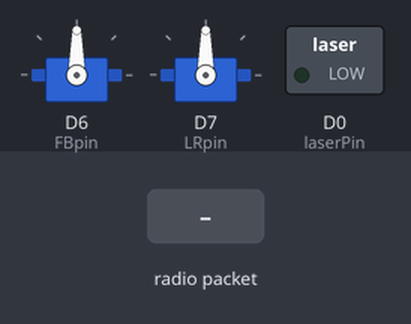
The sketch below on a simulated ESP8266 (NodeMCU). On the bench: 2 × servo, switched loads named in the sketch (green lamp = pin HIGH). The inputs (shaded band) are chosen by the test bench. No radio packets arrive unless stated.

Above: at 1.2 s.
1.3 s: radio packet "," arrives
At 2.0 s:
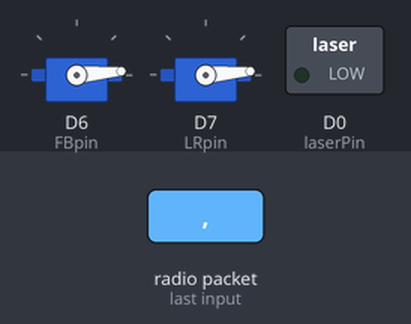
2.8 s: radio packet "90" arrives
At 3.1 s:
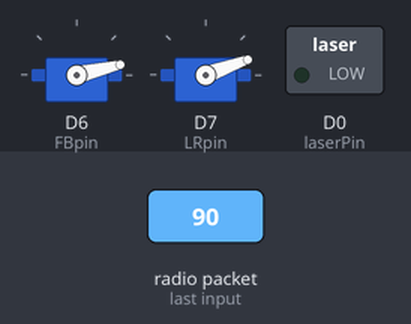
4.3 s: radio packet "200" arrives
At 5.5 s:
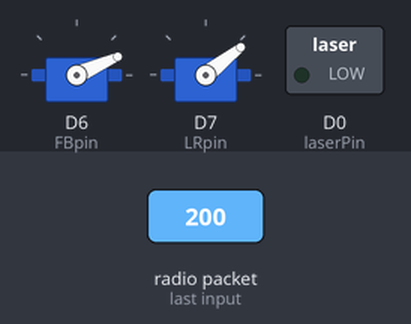
Timing chart, 0 to 7.3 s (numbered marks = the images above; inputs shaded):
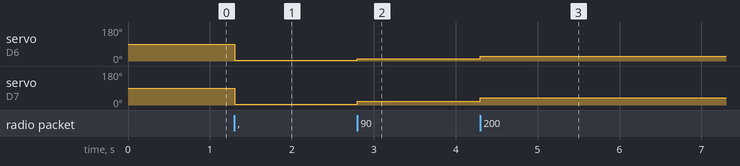

The sketch:

Listing15-6.ino
```cpp
/*******************************************************************************
 * Sketch name: Receive signal with joystick positions to control servo motors and laser
 * Description: Receive numbers as text with RH_ASK library
 * Created on:  October 2020
 * Author:      Neil Cameron
 * Book:        Electronics Projects with the ESP8266 and ESP32
 * Chapter :    15 - Radio Frequency Communication
 ******************************************************************************/

#include <RH_ASK.h>          // include the RH_ASK library
#include <SPI.h>            // SPI library required to compile
#include <Servo.h>          // include servo library
RH_ASK rf (2000, D2, D1, 0);        // associate rf with RH_ASK lib
Servo servoFB;            // associate servoFB and servoLR
Servo servoLR;            //  with servo library
int FBpin = D6;           // forward-backward servo pin
int LRpin = D7;           // left-right servo pin
int laserPin = D0;          // define laser pin
uint8_t msg[RH_ASK_MAX_MESSAGE_LEN];
const int nItem = 3;          // number of items in message
String text[nItem];         // array of strings
int comma[nItem+1];         // array of comma positions
String string;
int laser, FB, LR;

void setup()
{
  rf.init();            // initialise radio transmission
  servoFB.attach(FBpin);        // initialise servo motors
  servoLR.attach(LRpin);
  pinMode(laserPin, OUTPUT);        // define laser pin as output
}

void loop()
{
  uint8_t msglen = sizeof(msg); // define message length based on new message
  if (rf.recv(msg, &msglen))    // message of correct length available
  {
    string = "";        // increment string by each message character
    for (int i=0; i<msglen; i++) string = string + char(msg[i]);
    comma[0] = -1;
    for (int i=0; i<nItem; i++)     // get message comma positions
    {               // get substrings between commas
      comma[i+1] = string.indexOf(",", comma[i]+1);
      text[i] = string.substring(comma[i]+1, comma[i+1]);
    }
    FB = map(text[0].toInt(),0,1023,5,100); // map joystick signals to angles
    LR = map(text[1].toInt(),0,1023,5,175);
    laser = text[2].toInt();        // update laser status
    if(laser == HIGH) digitalWrite(laserPin, !digitalRead(laserPin));
    servoFB.write(FB);          // move servos to angles
    servoLR.write(LR);
  }
}
```

Measured:
- after the input at 1.3 s, servo on D6 (FBpin), servo on D7 (LRpin): 90° → 5° at once
- after the input at 2.8 s, servo on D6 (FBpin): 5° → 13° at once; servo on D7 (LRpin): 5° → 20° at once
- after the input at 4.3 s, servo on D6 (FBpin): 13° → 24° at once; servo on D7 (LRpin): 20° → 38° at once
